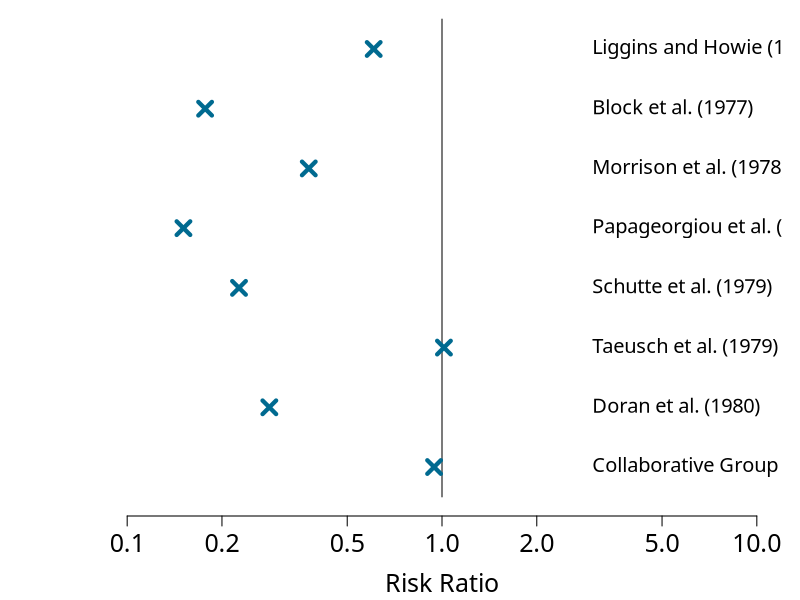
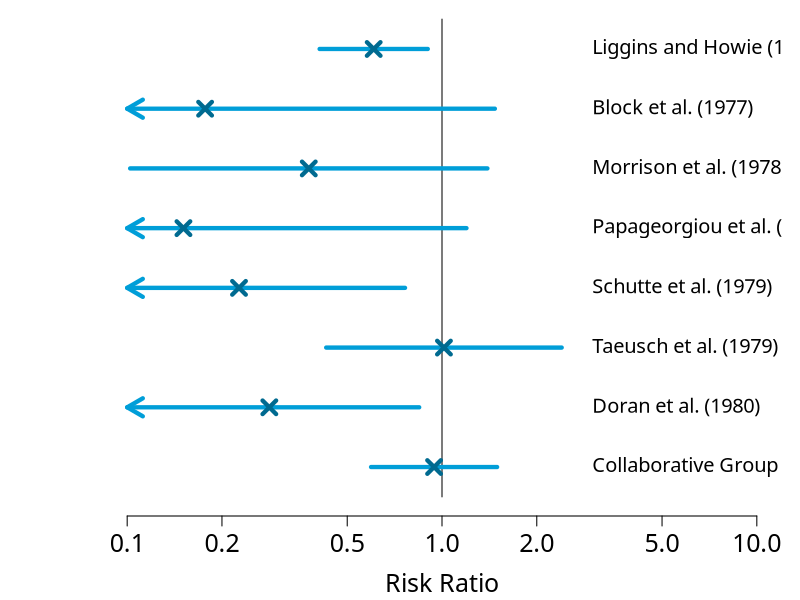
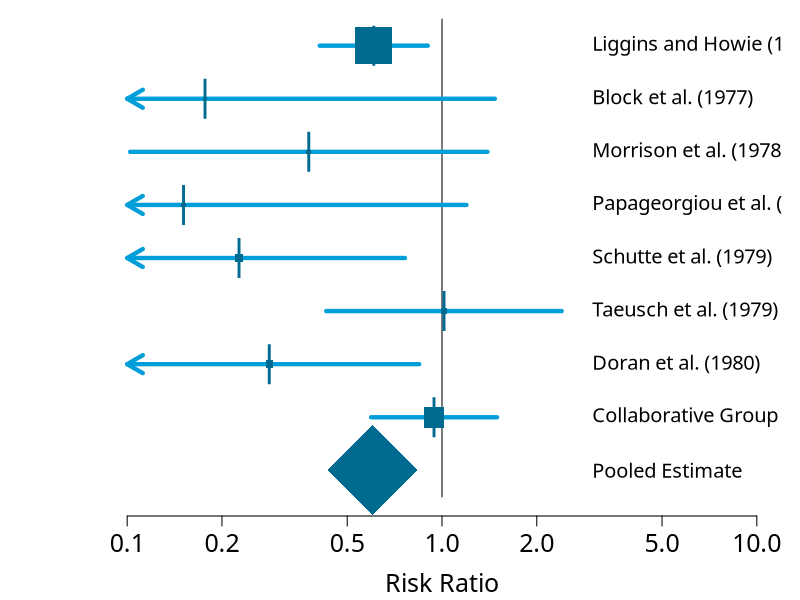

These figures' R source, in order:
## ---- chunk 1
#| code-fold: true
#| code-summary: "Inputting the Results of the Eight RCTs into a Data Frame in R"
#| label: inputting-rcts-data
steroid_trials <- data.frame(
  control_group_size = c(538, 61, 59, 75, 58, 71, 63, 372), 
  control_group_deaths = c(60, 5, 7, 7, 12, 10, 11, 34), 
  treatment_group_size = c(532, 69, 67, 71, 64, 56, 81, 371), 
  treatment_group_deaths = c(36, 1, 3, 1, 3, 8, 4, 32))

trial_names <- c("Liggins and Howie (1972)",
                 "Block et al. (1977)",
                 "Morrison et al. (1978)",
                 "Papageorgiou et al. (1979)",
                 "Schutte et al. (1979)",
                 "Taeusch et al. (1979)",
                 "Doran et al. (1980)",
                 "Collaborative Group (1981)")

rownames(steroid_trials) <- trial_names

num_trials <- nrow(steroid_trials)

totals <- rep(NA, times=num_trials)
for (i in 1:num_trials) {
  totals[i] <- steroid_trials$control_group_size[i] +  steroid_trials$treatment_group_size[i]
}
steroid_trials$total_trial_size <- totals
## ---- chunk 2
#| code-fold: true
#| code-summary: "Calculating and Plotting the Risk Ratios in R"
#| label: risk-ratios
risk_ratios <- rep(NA, times=num_trials)
for (i in 1:num_trials) {
  treatment_incidence <- steroid_trials$treatment_group_deaths[i]/steroid_trials$treatment_group_size[i]
  control_incidence <- steroid_trials$control_group_deaths[i]/steroid_trials$control_group_size[i]
  risk_ratios[i] <- treatment_incidence/control_incidence
}
steroid_trials$risk_ratio <- risk_ratios

empty_forest_plot <- function (xax, yax) {
  plot(1, type="n", log = "x", 
     cex.lab=1.5, cex.axis=1.5,
     xlim=xax, xlab="Risk Ratio", 
     ylim=yax, ylab=" ", frame.plot = FALSE, yaxt="n")
  yline <- yax + c(-0.5, 0.5)
  segments(1, yax[1], 1, yax[2])
  for (i in 1:num_trials) {
    y_coord <- num_trials+1-i
    text(3, y_coord, adj=0, trial_names[i], cex=1.2)
  }
}

par(mar=c(bottom=4.2, left=5.1, top=0, right=0.9), family="Roboto Slab") # setting the plot options
empty_forest_plot(xax=c(0.1, 10), yax=c(0.5, 8.5))
points(steroid_trials$risk_ratio, 8:1, 
       pch=4, col="#006a90", cex=1.8, lwd=4.2)
## ---- chunk 3
#| code-fold: true
#| code-summary: "Estimating and Plotting the Confidence Intervals in R"
#| label: confidence-intervals
confidence_intervals <- data.frame(
  lower = rep(NA, times=num_trials),
  upper = rep(NA, times=num_trials)
)
alpha <- 0.05
z_val <- qnorm(1-alpha/2)
for (i in 1:num_trials) {
  log_rr <- log(steroid_trials$risk_ratio[i])
  log_rr_SE <- sqrt((1/steroid_trials$control_group_deaths[i]) + (1/steroid_trials$treatment_group_deaths[i])
                     - (1/steroid_trials$control_group_size[i]) - (1/steroid_trials$treatment_group_size[i]))
  log_lower <- log_rr - z_val * log_rr_SE
  log_upper <- log_rr + z_val * log_rr_SE
  confidence_intervals$lower[i] <- exp(log_lower)
  confidence_intervals$upper[i] <- exp(log_upper)
}

par(mar=c(bottom=4.2, left=5.1, top=0, right=0.9), family="Roboto Slab")
empty_forest_plot(xax=c(0.1, 10), yax=c(0.5, 8.5))

plot_CIs <- function(CIs_df) {
  num_CIs <- nrow(CIs_df)
  for (i in 1:num_CIs){
    y_coord <- num_CIs+1-i
    lower <- CIs_df$lower[i]
    upper <- CIs_df$upper[i]
    if (lower < 0.1) {
      arrows(x0=0.1, y0=y_coord, 
             x1=upper, y1=y_coord, 
             code=1, length=0.18,
             lwd=4.2, col="#009ed8")      
    } else {
      segments(x0=lower, y0=y_coord, 
               x1=upper, y1=y_coord,
               lwd=4.2, col="#009ed8")
    }
  }
}

plot_CIs(confidence_intervals)
points(steroid_trials$risk_ratio, 8:1, 
       pch=4, col="#006a90", cex=1.8, lwd=4.2)
## ---- chunk 4
#| code-fold: true
#| code-summary: "Calculating a Mantel-Haenszel Pooled Estimate and Confidence Interval for the First Eight Antenatal Steroid RCTs in R"
#| label: mante-haenszel
weights <- rep(NA, num_trials)
for (i in 1:num_trials) {
  treatment_events <- steroid_trials$treatment_group_deaths[i]
  treatment_non_events <- steroid_trials$treatment_group_size[i] - treatment_events
  control_events <- steroid_trials$control_group_deaths[i]
  sample_size <- steroid_trials$total_trial_size[i]
  weights[i] <- (treatment_events + treatment_non_events) * control_events / sample_size
}
steroid_trials$normalised_weight <- weights / sum(weights)
pooled_rr_estimate <- sum(steroid_trials$risk_ratio * steroid_trials$normalised_weight)

# We find the standard error using the formula from this guide by Jon Deeks and Julian Higgins:
# https://imaging.mrc-cbu.cam.ac.uk/statswiki/FAQ/meta?action=AttachFile&do=get&target=cochraneor.pdf
n_1 <- steroid_trials$treatment_group_size
n_2 <- steroid_trials$control_group_size
a <- steroid_trials$treatment_group_deaths
c <- steroid_trials$control_group_deaths
N <- steroid_trials$total_trial_size
P <- sum((n_1*n_2*(a+c)-a*c*N)/N^2) 
R <- sum(a*n_2/N)
S <- sum(c*n_1/N)
log_SE <- sqrt(P/(R*S))

alpha <- 0.05
z_val <- qnorm(1-alpha/2)
log_CI_lower <- log(pooled_rr_estimate) - z_val * log_SE
log_CI_upper <- log(pooled_rr_estimate) + z_val * log_SE
CI <- exp(c(log_CI_lower, log_CI_upper))
cat("M-H Risk Ratio Estimate: ", pooled_rr_estimate,
    ",\n95% Confidence Interval: (", exp(log_CI_lower), ", ", exp(log_CI_upper), ")", sep = "")
## ---- chunk 5
#| code-fold: true
#| code-summary: "Creating the Final Forest Plot in R"
#| label: forest-plot
par(mar=c(bottom=4.2, left=5.1, top=0, right=0.9), family="Roboto Slab")
empty_forest_plot(xax=c(0.1, 10), yax=c(-0.5, 8.5))
text(3, 0, adj=0, "Pooled Estimate", cex=1.2)

plot_CIs(confidence_intervals)
segments(x0=CI[1], y0=0, 
         x1=CI[2], y1=0,
         lwd=4.2, col="#009ed8")

sizes <- steroid_trials$normalised_weight*12
points(steroid_trials$risk_ratio, 8:1, 
       pch=15, col="#006a90", cex=sizes, lwd=4.2)
points(steroid_trials$risk_ratio, 8:1, 
       pch="|", col="#006a90", cex=2.4)
points(pooled_rr_estimate, 0, pch=18, col="#006a90", cex=12)
